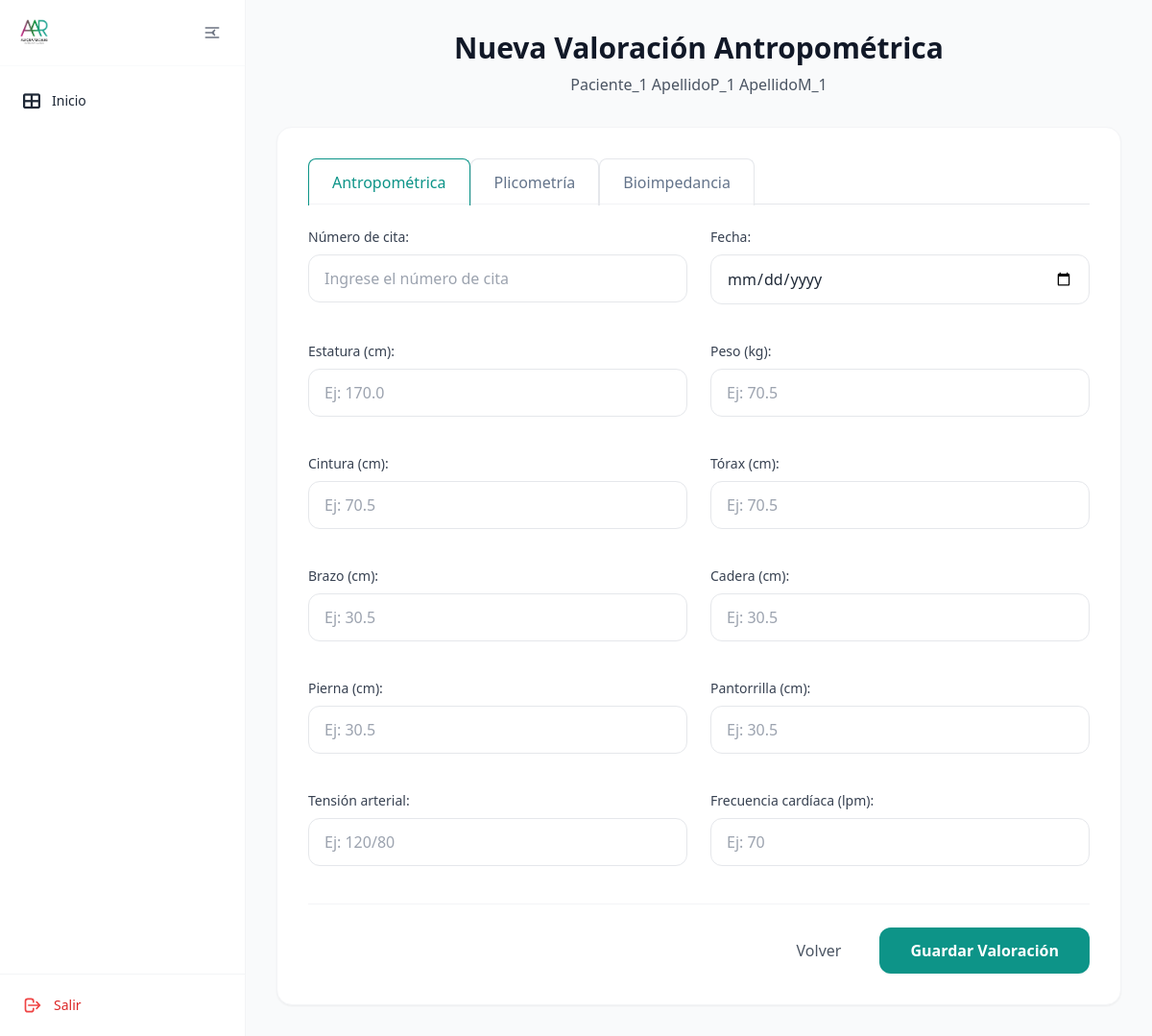
Page /valoraciones/paciente/1/nueva on the committed database.
### tables this page shows
CREATE TABLE pacientes (
    id INTEGER PRIMARY KEY AUTOINCREMENT,
    nombre TEXT NOT NULL,
    apellido_paterno TEXT NOT NULL,
    apellido_materno TEXT NOT NULL,
    genero TEXT NOT NULL CHECK (genero IN ('hombre', 'mujer')),
    fecha_nacimiento DATE NOT NULL,
    telefono TEXT NOT NULL,
    correo TEXT UNIQUE NOT NULL,
    ciudad TEXT NOT NULL,
    fecha_registro TIMESTAMP DEFAULT CURRENT_TIMESTAMP,
    status TEXT NOT NULL DEFAULT 'activo' CHECK (status IN ('activo', 'inactivo'))
);

### app/controllers/valoracion_antropometrica.py (the view, shortened to what this page needs)
@valoracion.route('/paciente/<int:paciente_id>/nueva', methods=['GET', 'POST'])
def nueva_valoracion(paciente_id):
    paciente = Paciente.obtener_por_id(paciente_id)
    if not paciente:
        flash('Paciente no encontrado', 'error')
        return redirect(url_for('pacientes.lista_pacientes'))
    return render_template('valoraciones/nueva_valoracion.html', paciente=paciente)

### app/db.py (called while the page is built)
def get_db():
    if 'db' not in g:
        try:
            db_path = os.environ.get('DATABASE_URL', 'pacientes.db')
            g.db = sqlite3.connect(
                db_path,
                detect_types=sqlite3.PARSE_DECLTYPES
            )
            g.db.row_factory = sqlite3.Row
        except sqlite3.Error as e:
            logger.error(f"Error crítico al conectar con la base de datos SQLite: {e}")
            raise e
    return g.db

def query_db(query, args=(), one=False):
    try:
        cur = get_db().execute(query, args)
        rv = cur.fetchall()
        cur.close()
        return (rv[0] if rv else None) if one else rv
    except sqlite3.Error as e:
        logger.error(f"Error al ejecutar query: {query}. Args: {args}. Detalle: {e}")
        raise e

### app/models/paciente.py (called while the page is built)
    @staticmethod
    def obtener_por_id(id):
        return query_db('SELECT * FROM pacientes WHERE id = ?', [id], one=True)

### app/templates/valoraciones/nueva_valoracion.html (shortened to what this page needs)
{% extends "base/base.html" %}
{% block content %}
<div class="max-w-7xl mx-auto">
    <div class="mb-8 text-center">
        <h1 class="text-3xl font-bold text-gray-900">Nueva Valoración Antropométrica</h1>
        <p class="text-gray-600 mt-2">{{ paciente['nombre'] }} {{ paciente['apellido_paterno'] }} {{ paciente['apellido_materno'] }}</p>
    </div>
    <div class="bg-white p-8 rounded-2xl shadow-sm border border-gray-100">
        {% include 'valoraciones/partials/_formulario_valoracion.html' %}
    </div>
</div>
{% endblock %}

### app/static/css/components/_tables.css (style rules this page uses)
.text-center { text-align: center; }

### app/static/css/style.css (style rules this page uses)
body { font-family: Arial, sans-serif; margin: 0; padding: 0; color: #2c3e50; }
.text-center { text-align: center; }

### rows in the picture
pacientes: nombre "Paciente_1", apellido_paterno "ApellidoP_1", apellido_materno "ApellidoM_1"
